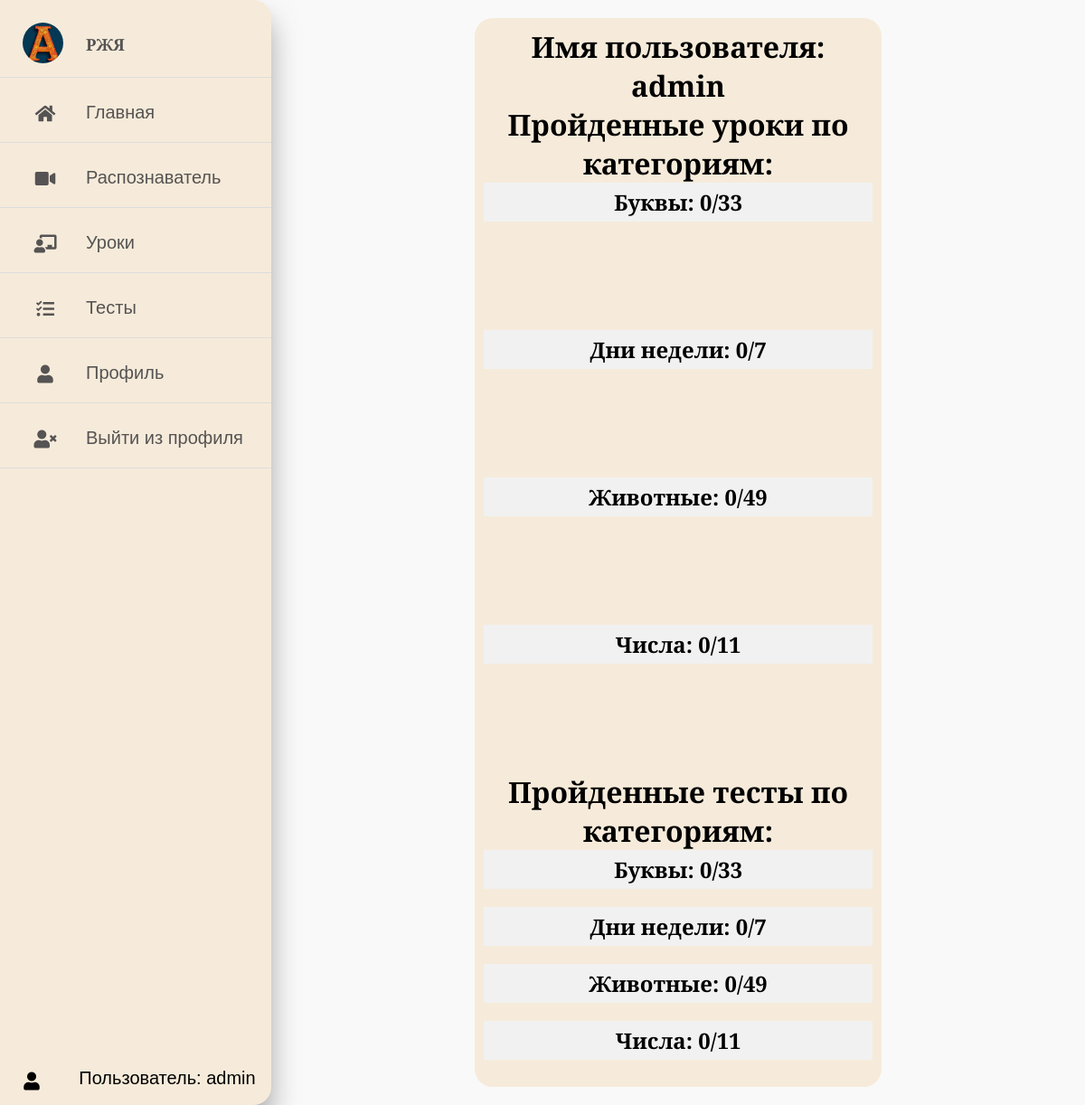
The app's page /profile (signed in) with its own data.
### sign/models.py (models this page shows, shortened)
class Category(models.Model):
    name = models.CharField(max_length=100)
    picture_file = models.FileField(upload_to='category_pictures/', null=True)

### sign/views.py (the view)
# urls.py: path('profile', views.profile),
@login_required
def profile(request):
    user_profile = UserProfile.objects.get(user = request.user)
    categorized_labels = getCategorizedLabels(user_profile)
    return render (request, "profile.html",context={'categorized_labels':categorized_labels})

### sign/templates/profile.html (shortened to what this page needs)
{% extends "base.html" %}
{% block content %}
<div class="center-container">
    <div class="container-profile-card">
        <h1>Имя пользователя: {{ user.username }}</h1>
        <h1>Пройденные уроки по категориям:</h1>
        <div class="container-category">
            {% for dict in categorized_labels|dictsort:"category_name" %}
            <div class="category">
                <h2>{{ dict.category_name }}: {{ dict.labels_learned|length }}/{{ dict.labels|length }}</h2>
                <ul class="scroll-list">
                </ul>
            </div>
            {% endfor %}
        </div>
        <h1>Пройденные тесты по категориям:</h1>
        <div class="container-category">
            {% for dict in categorized_labels|dictsort:"category_name" %}
            <div class="category">
                <h2>{{ dict.category_name }}: {{ dict.tests_completed|length }}/{{ dict.labels|length }}</h2>
            </div>
            {% endfor %}
        </div>
    </div>
</div>
{% endblock content %}

### sign/templates/base.html (shortened to what this page needs)
<!DOCTYPE html>
<html>
{% load static %}
{% load filters %}
<head>
    <link rel="stylesheet" href="{% static 'css/style.css' %}" />
    <link rel="stylesheet" href="https://cdnjs.cloudflare.com/ajax/libs/font-awesome/5.15.4/css/all.min.css" />
</head>
<body>
        <nav>
            <ul>
                <li><a href="#" class="logo">
                        <img src="{% static 'images/favicon.jpg' %}" alt="">
                        <span class="nav-item">РЖЯ</span>
                    </a></li>
                <li><a href="/">
                        <i class="fas fa-home"></i>
                        <span class="nav-item">Главная</span>
                    </a></li>
                <li><a href="/recognizer">
                        <i class="fas fa-video"></i>
                        <span class="nav-item">Распознаватель</span>
                    </a></li>
                <li><a href="/lessons_main">
                        <i class="fas fa-chalkboard-teacher"></i>
                        <span class="nav-item">Уроки</span>
                    </a></li>
                <li><a href="/tests_main">
                        <i class="fas fa-tasks"></i>
                        <span class="nav-item">Тесты</span>
                    </a></li>
                {% if user.is_authenticated %}
                <li><a href="/profile">
                    <i class="fas fa-user"></i>
                    <span class="nav-item">Профиль</span>
                </a></li>
                <li><a href="{% url 'logout'%}?next={{request.path}}">
                    <i class="fas fa-user-times"></i>
                    <span class="nav-item">Выйти из профиля</span>
                </a></li>
                {% endif %}
            </ul>
            {% if user.is_authenticated %}
            <div class="user-info">
                <i class="fas fa-user"></i>
                <span>Пользователь: {{ user.get_username }}</span></div>
            {% endif %}
        </nav>
        <div class="content">
            {% block content%}{% endblock content %}
        </div>
</body>
</html>

### sign/static/css/style.css (style rules this page uses)
* { margin: 0; padding: 0; outline: none; border: none; text-decoration: none; box-sizing: border-box; font-family: "Alegreya", sans-serif; }
body { background: #f9f9f9; display: flex; height: 100vh; }
nav { flex-direction: column; justify-content: space-between; height: 100vh; background: #f6ebda; width: 300px; box-shadow: 0 20px 30px rgba(149, 148, 148, 0.8); border-top-right-radius: 20px; border-bottom-right-radius: 20px; position: fixed; display: flex; }
nav ul { flex: 1; padding: 0; margin: 0; list-style: none; overflow-y: auto; }
.user-info { align-items: center; display: flex; text-align: center; margin-bottom: 10px; }
.user-info span { vertical-align: middle; margin: auto; font-size: 20px; }
.user-info i { vertical-align: middle; }
.logo { text-align: center; display: flex; margin: 10px 0 0 10px; }
.logo img { width: 45px; height: 45px; border-radius: 50%; }
.logo span { font-weight: bold; padding-left: 15px; font-size: 18px; text-transform: uppercase; }
a { position: relative; color: rgb(85, 83, 83); font-size: 20px; display: table; width: 280px; padding: 10px; }
nav .fas { position: relative; width: 70px; height: 40px; top: 14px; font-size: 20px; text-align: center; }
.nav-item { position: relative; top: 12px; margin-left: 10px; }
.content { margin-left: 300px; text-align: justify; width: 100%; overflow: auto; }
.container-profile-card { flex: 0 0 10%; background-color: #f6ebda; border-radius: 20px; padding: 10px; text-align: center; }
.scroll-list { overflow: auto; height: 100px; }
.container-category { overflow-y: auto; width: 100%; max-height: 90vh; }
.category { margin-bottom: 20px; }
ul { list-style-type: none; padding: 0; }
li { padding: 5px; border-bottom: 1px solid #ddd; }
h2 { background-color: #f1f1f1; padding: 5px; margin: 0; text-align: center; }
.center-container { margin: auto; width: 50%; margin-top: 20px; margin-bottom: 20px; justify-content: center; align-content: center; }

### records on screen
Category: category_name "Буквы", labels_learned|length "0", labels|length "33", tests_completed|length "0"
Category: category_name "Дни недели", labels_learned|length "0", labels|length "7", tests_completed|length "0"
Category: category_name "Животные", labels_learned|length "0", labels|length "49", tests_completed|length "0"
Category: category_name "Числа", labels_learned|length "0", labels|length "11", tests_completed|length "0"

### other values on screen
{{ user.get_username }} "admin"
{{ user.username }} "admin"
